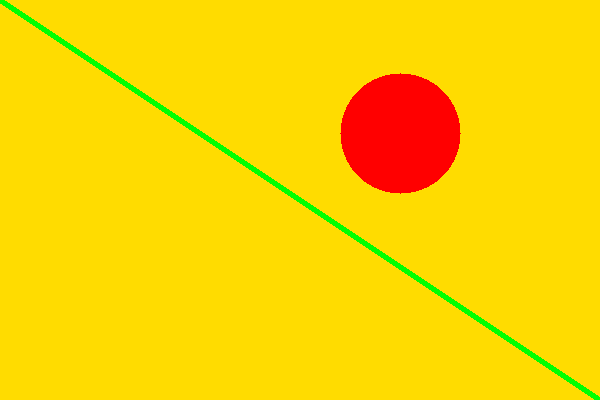
#> input picture uploads/mock_artwork_test.png, 600 x 400 px
$ python -i color_analysis.py   (imports and definitions only)
#> lines starting #> are read from the running program, lines starting #| are printed output that depends on the picture
#> further down, picture is the input picture: shape (400, 600, 3); mean B, G, R 0, 210.2, 251
import numpy as np
import cv2
from sklearn.cluster import KMeans

def analyze_colors(img):
    """
    Analyzes dominant colors, brightness, contrast, saturation, warm/cool ratio,
    and dynamic range.

    Parameters:
    - img: OpenCV BGR image

    Returns:
    - result: dict containing metrics
    """
    # 1. Basic properties
    gray = cv2.cvtColor(img, cv2.COLOR_BGR2GRAY)
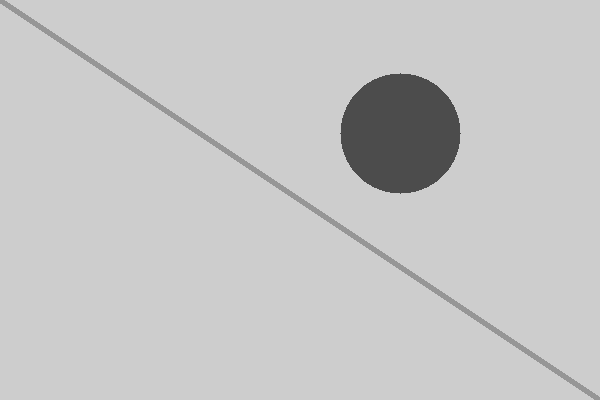
#> gray: shape (400, 600); min 76, max 205, mean 198.1
    brightness = np.mean(gray)
#> brightness = 198.1
    contrast = np.std(gray)
#> contrast = 27.97

    # 2. Dynamic Range (95th - 5th percentile of brightness)
    p95 = np.percentile(gray, 95)
#> p95 = 205
    p5 = np.percentile(gray, 5)
#> p5 = 150
    dynamic_range = p95 - p5
#> dynamic_range = 55

    # 3. Saturation and Warm/Cool Balance
    hsv = cv2.cvtColor(img, cv2.COLOR_BGR2HSV)
#> hsv: shape (400, 600, 3); mean H, S, V 25.3, 255, 255
    h_channel = hsv[:, :, 0]
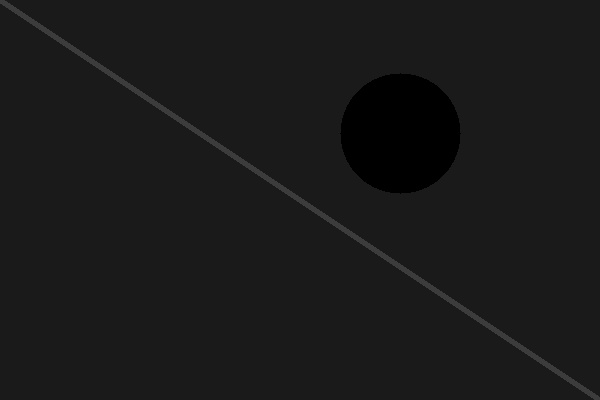
#> h_channel: shape (400, 600); min 0, max 60, mean 25.3
    s_channel = hsv[:, :, 1]
#> s_channel: shape (400, 600); every value is 255
    v_channel = hsv[:, :, 2]

    avg_saturation = np.mean(s_channel) / 255.0 * 100.0
#> avg_saturation = 100

    # Resize HSV to 100x100 for fast warm/cool pixel-wise scanning
    hsv_small = cv2.resize(hsv, (100, 100))
#> hsv_small: shape (100, 100, 3); mean H, S, V 25.2, 255, 255
    h_small = hsv_small[:, :, 0]
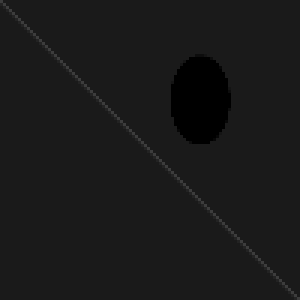
#> h_small: shape (100, 100) (shown 3 times larger); min 0, max 60, mean 25.2
    s_small = hsv_small[:, :, 1]
#> s_small: shape (100, 100); every value is 255
    v_small = hsv_small[:, :, 2]

    # Filter out neutral colors (very low saturation or very dark/bright values)
    colored_mask = (s_small > 25) & (v_small > 25) & (v_small < 240)
#> colored_mask: shape (100, 100) bool; every value is 0

    h_colored = h_small[colored_mask]
#> h_colored = empty array

    if len(h_colored) > 0:
        # OpenCV Hue range is 0-180. Hues 0-45 (0-90 deg) and 135-180 (270-360 deg) are Warm.
        # Hues 45-135 (90-270 deg) are Cool.
        warm_mask = (h_colored < 45) | (h_colored >= 135)
        warm_pixels = np.sum(warm_mask)
        cool_pixels = len(h_colored) - warm_pixels
        warm_ratio = (warm_pixels / len(h_colored)) * 100.0
    else:
        warm_ratio = 50.0  # neutral default

    # 4. KMeans Dominant Colors
    # Resize image to speed up KMeans
    img_small = cv2.resize(img, (150, 150))
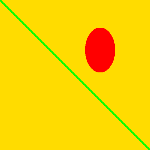
#> img_small: shape (150, 150, 3); mean B, G, R 0, 210.2, 250.6
    pixels = img_small.reshape((-1, 3))

    # Run KMeans
    kmeans = KMeans(
        n_clusters=5,
        random_state=42,
        n_init=5
    )
    labels = kmeans.fit_predict(pixels)
    colors_bgr = kmeans.cluster_centers_.astype(int)

    # Convert BGR to RGB
    colors_rgb = [ [int(c[2]), int(c[1]), int(c[0])] for c in colors_bgr ]

    counts = np.bincount(labels)
#> counts = [20978, 1049, 199, 249, 25]
    percentages = (counts / counts.sum()) * 100
#> percentages = [93.24, 4.66, 0.884, 1.11, 0.111]

    # Sort dominant colors by percentage (descending)
    sorted_indices = np.argsort(percentages)[::-1]
#> sorted_indices = [0, 1, 3, 2, 4]
    sorted_colors = [colors_rgb[i] for i in sorted_indices]
#> sorted_colors = [[255, 219, 0], [255, 0, 0], [4, 254, 0], [68, 245, 0], [255, 124, 0]]
    sorted_percentages = [percentages[i] for i in sorted_indices]
#> sorted_percentages = [93.24, 4.66, 1.11, 0.884, 0.111]

    return {
        "brightness": float(round(brightness, 1)),
        "contrast": float(round(contrast, 1)),
        "saturation": float(round(avg_saturation, 1)),
        "warm_cool_ratio": float(round(warm_ratio, 1)),
        "dynamic_range": float(round(dynamic_range, 1)),
        "colors": sorted_colors,
        "percentages": [float(round(p, 1)) for p in sorted_percentages]
    }

>>> import cv2
>>> picture = cv2.imread('../uploads/mock_artwork_test.png')
>>> result = analyze_colors(picture)
#> result = {'brightness': 198.1, 'contrast': 28, 'saturation': 100, 'warm_cool_ratio': 50, 'dynamic_range': 55, 'colors': [[255, 219, 0], [255, 0, 0], [4, 254, 0], [68, 245, 0], [255, 124, 0]], 'percentages': [93.2, 4.7, 1.1, 0.9, 0.1]}
